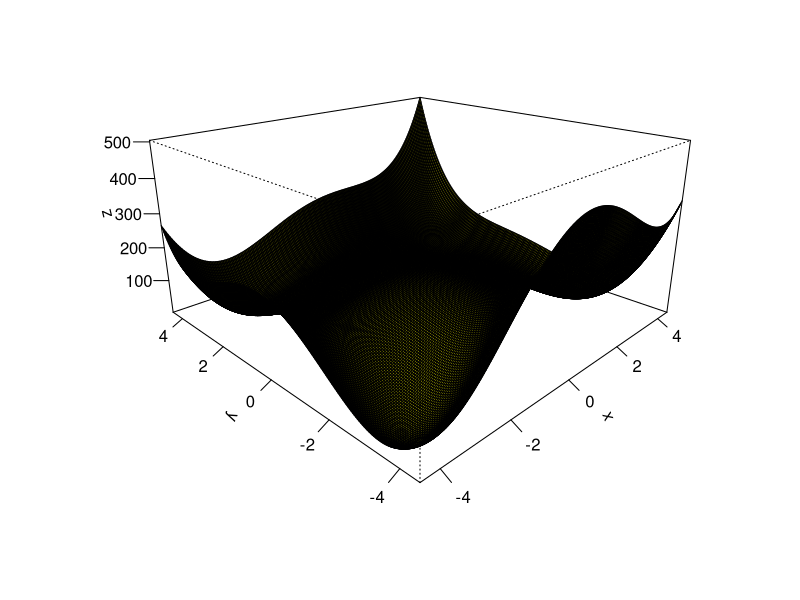

Write R code to recreate this figure.
####################Question 1############################
#Question 1
#Defining the Matrix
A<-matrix(c(3,-1,0,-1,0,-1,3,-1,3,-1,0,-1,3,1,0,-1,3,1,5,-1,0,-1,0,-1,1), nrow=5)

#Function that can be passed Matx in order to perform Cholesky Functions
choleskyFunction <- function(Matx){
  #Finds the upper triangular matrix
  L<-chol(Matx)
  #Transposes the matrix to show the lower triangular matrix
  Lt<-t(L)
  #Displays the lower hand matrix
  Lt
}
#Runs the function
choleskyFunction(A)
####################Question 2############################
#Question 2 
#Singular value Decompostion
#the creation of matrix
Q2Matrix <- matrix(c(1,1,1,1,2,0,0,0),nrow = 4)
#Displaying original matrix
Q2Matrix
#using the svd function to show the singular values
sv <-svd(Q2Matrix)
#Displaying Singular values
sv
####################Question 3############################
#Question 3
####################Question 4############################
#Question 4
####################Question 5#############################
#Question 5
#Function plot - Plot the formula below
Question5F<-function(x,y,a,b) (x^2+y-11)^2+(x+y^2-7)^2
#defining the x,y and z of the measurements
x<-seq(-4.5,4.5,length.out = 200)
y<-seq(-4.5,4.5,length.out = 200)
z<-outer(x,y,Question5F,a=1,b=100)

#plotting the graph 
persp(x,y,z,theta =-45,phi=20,expand=0.5,col="yellow",shade =1,ticktype ="detailed",xlab ="x",ylab ="y",zlab="z")

#Writing the function so x,y is a vector
Question5FV<-function(vec) (vec[1]^2+vec[2]-11)^2+(vec[1]+vec[2]^2-7)^2


###################Finding the minimums###########################
#Minimum can be found based on value being 0 or so close to 0
#Based on plot there seems to be 4 dips representing each minimum is extracted here
#From plot minimum seems to be near x=-4,y=-4.
minimum1<- optim(c(-4,-4),Question5FV)$par
minimum1

#From plot minimum seems to be near x = 4, y= -3.5
minimum2 <- optim(c(4,-3.5),Question5FV)$par
minimum2

#From plot minimum seems to be near x = -3.5, y = 3.5
minimum3 <- optim(c(-3.5, 3.5),Question5FV)$par
minimum3

#From plot minimum seems to be near x = 3.5, y = 3.5
minimum4 <- optim(c(3.5,3.5),Question5FV,hessian = TRUE)$par
minimum4

####################Finding the Maximum points#####################
maximum1 <- optim(c(0,0),control=list(fnscale=-1),Question5FV)$par
maximum1

###################finding the saddle points######################
#Lets define the partial derivatives by plugging vec[1] and vec[2] instead of x and y
fx <- function(x,y,h=0.001){
  (Question5F(x+h,y) - Question5F(x,y))/h
}
fy <- function(x,y,h=0.001){
  (Question5F(x,y+h)-Question5F(x,y))/h
}


fxb <- function(vec){
  fx(vec[1],vec[2])
}
fyb <- function(vec){
  fy(vec[1],vec[2])
}

#call sumssq the function of the vector vec made of the sum of the squares
#of the two parial derivatives
sumssq <- function(vec){
  fxb(vec)^2+fyb(vec)^2
}

#Now we can find the coordinates of the saddle points through "optim".
#We do exactly the same thing for all three points, just changing the guess of their location. 
#according to the graph. 

saddle_point1 <- optim(c(-3.5,0),sumssq)$par
saddle_point1

saddle_point2 <- optim(c(0,-3.5),sumssq)$par
saddle_point2

saddle_point3 <- optim(c(0,2),sumssq)$par
saddle_point3

#creating a list of minimum points
minimum_list <- list(minimum1,minimum2,minimum3,minimum4)
#List of minimum points
minimum_list

#this represents the only maximum point in graph
maximum1

#list of saddle points
saddle_point_list <- list(saddle_point1,saddle_point2,saddle_point3)
#Print of saddle point list
saddle_point_list

####################Question 7########################

#number of pictures inside of simulation
npictures <- seq(2,15)
totalNumberMatched <- 0
trials <- 100
#function of pairing actors
pairActor <- function(secNumber){
  numberOfActors <- seq(1:secNumber)
  numberOfBabys <- sample(1:secNumber)
  numOfMatches <- 0
  
  #for loop comparing
  for(i in 1:secNumber){
    if(numberOfActors[i] == numberOfBabys[i])
    {
      numOfMatches = numOfMatches + 1
    }
  }
  #checking if matches have taken place
  if(numOfMatches != 0){
    totalNumberMatched = totalNumberMatched +1
    numOfMatches = 0
  }
  totalNumberMatched
}

for (n in npictures) {
  for (i in trials) {
    accuracy <- pairActor(n)/trials  
  }
}





#if number of trials is greater than 1
  # add to totalNumberofMatched 
  # number of matched zerod 

#figure out if a match took place

#plot the final result on graph
